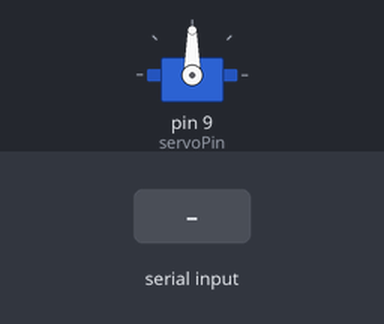
The sketch below on a simulated Arduino Uno, built with avr-gcc and run on an emulated ATmega328P. Parts: servo. The test bench sets the inputs (shaded band).

Above: at 1.2 s.
1.3 s: "30,150\n" received over Serial
At 2.9 s:
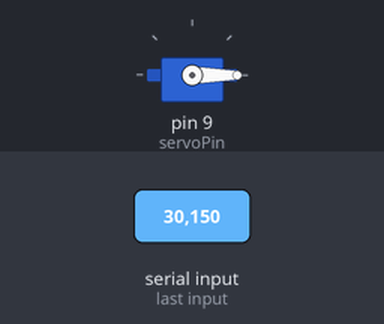
3.8 s: "90,45\n" received over Serial
At 4.6 s:
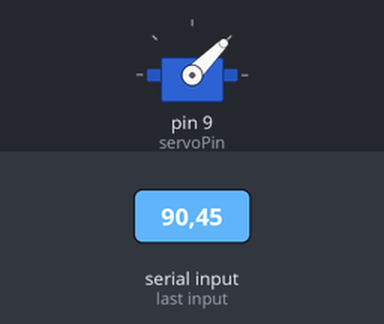
6.3 s: "200\n" received over Serial
At 7.1 s:
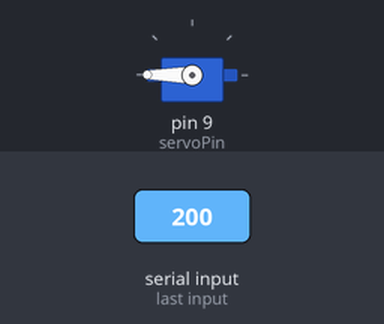
Timing chart, 0 to 9.3 s (numbered marks = the images above; inputs shaded):
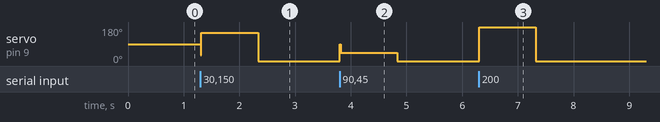

Measured:
- after the input at 1.3 s, servo on pin 9 (servoPin): 90° → 150° at once, → 0° 1.0 s later
- after the input at 3.8 s, servo on pin 9 (servoPin): 0° → 45° at once, → 0° 1.0 s later
- after the input at 6.3 s, servo on pin 9 (servoPin): 0° → 180° at once, → 0° 1.0 s later

The sketch:

week3b.ino
```cpp
#include <Servo.h>

Servo servo;
int servoPin = 9; //initiate pin on arduino
int angle = 90; //inital angle

void setup() {
  servo.attach(servoPin);
  servo.write(angle);
  Serial.begin(9600);
}

void loop() {
  if (Serial.available() > 0) {
    angle = Serial.parseInt(); //parseInt reads characters from the serial input until it encounters a non numeric charcter, then it converts the collected character into intigers
    servo.write(angle);
    delay(15);  // Add a small delay for smoother motion
  }
}

/*
note:the arduino sketch reads angle commands from the serial port and updates the servo position accordingly
note:the python then establishes a serial connection with the arduino using pyserial library
note:the python script allows user to input and angle between 0 and 180 degrees. it send the signal to the arduino via the serial port
note: the arduino process the recieved angle and moves the servo motor accordingly */
```
